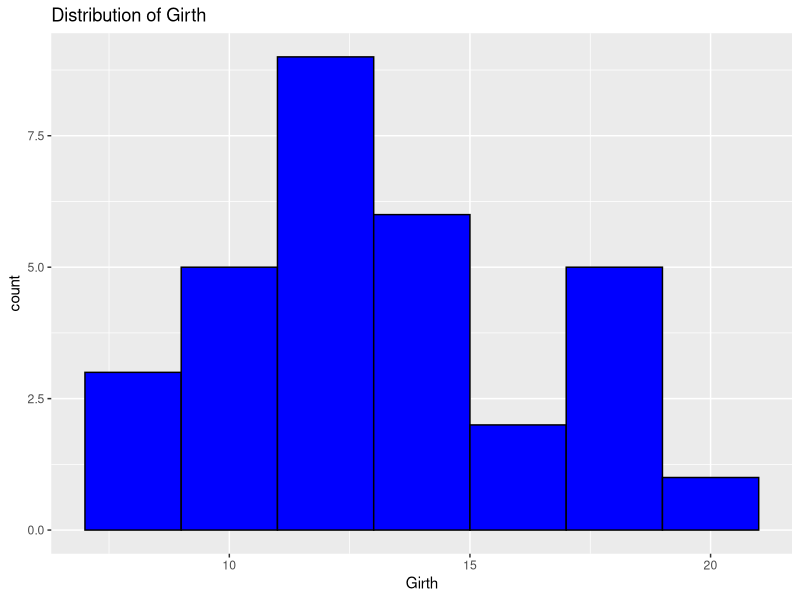
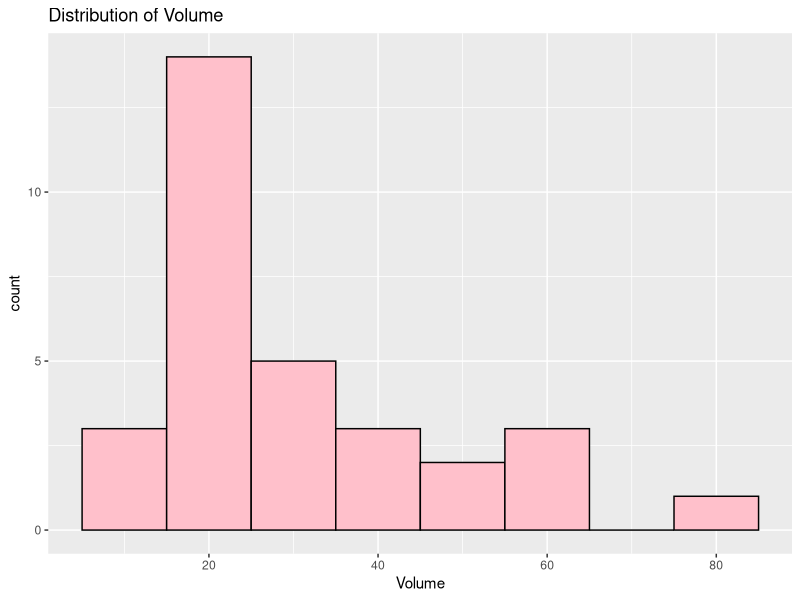
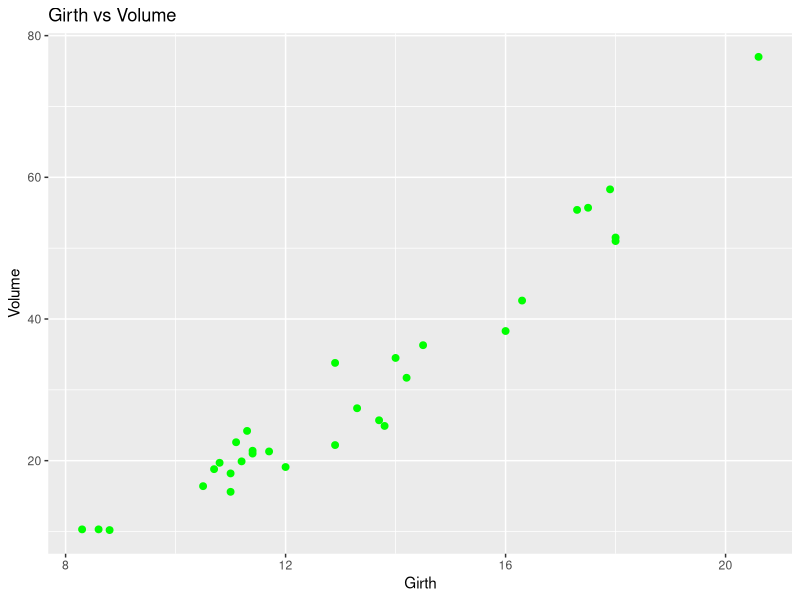

The R source for these figures, in order:
## ---- chunk 1
# Q1
data("trees")
head(trees)
library(ggplot2)
ggplot(trees, aes(x = Girth)) +
  geom_histogram(binwidth = 2, fill = "blue", color = "black") + labs(title="Distribution of Girth")
## ---- chunk 2
# Q2
data("trees")
head(trees)
library(ggplot2)
ggplot(trees, aes(x = Volume)) +
  geom_histogram(binwidth = 10, fill = "pink", color = "black") + labs(title="Distribution of Volume")
## ---- chunk 3
# Q3
data("trees")
head(trees)
data(trees)
library(ggplot2)
ggplot(trees, aes(x= Girth, y = Volume)) +
  geom_point(color = "green", size = 2) + labs(title= "Girth vs Volume", x = "Girth", y = "Volume")
## ---- chunk 4
# Q4

shapiro.test(trees$Volume)

# NOT A NORMAL DISTRIBUTION.
## ---- chunk 5
# Q5

shapiro.test(trees$Girth)
